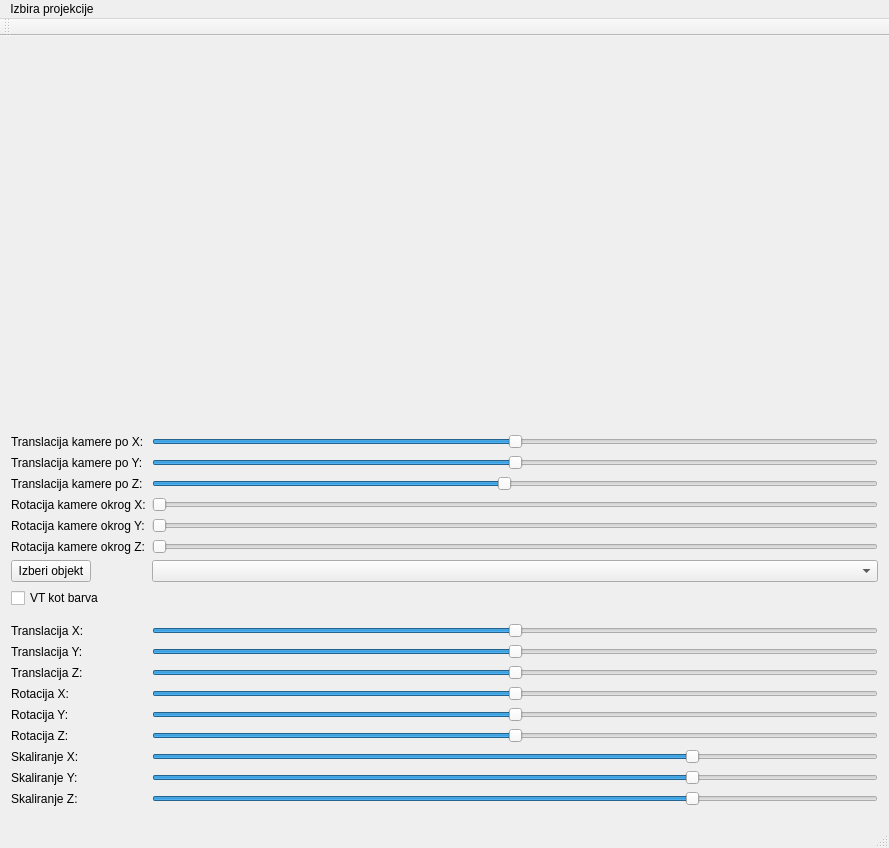
<?xml version="1.0" encoding="UTF-8"?>
<ui version="4.0">
 <class>MainWindow</class>
 <widget class="QMainWindow" name="MainWindow">
  <property name="geometry">
   <rect>
    <x>0</x>
    <y>0</y>
    <width>889</width>
    <height>848</height>
   </rect>
  </property>
  <property name="windowTitle">
   <string>MainWindow</string>
  </property>
  <widget class="QWidget" name="centralWidget">
   <layout class="QVBoxLayout" name="verticalLayout">
    <item>
     <widget class="WidgetOpenGLDraw" name="widget" native="true"/>
    </item>
    <item>
     <layout class="QFormLayout" name="formLayout">
      <property name="sizeConstraint">
       <enum>QLayout::SetDefaultConstraint</enum>
      </property>
      <property name="fieldGrowthPolicy">
       <enum>QFormLayout::AllNonFixedFieldsGrow</enum>
      </property>
      <property name="rowWrapPolicy">
       <enum>QFormLayout::DontWrapRows</enum>
      </property>
      <item row="0" column="0">
       <widget class="QLabel" name="label">
        <property name="text">
         <string>Translacija kamere po X:</string>
        </property>
       </widget>
      </item>
      <item row="0" column="1">
       <widget class="QSlider" name="translacijaX">
        <property name="minimum">
         <number>-50</number>
        </property>
        <property name="maximum">
         <number>50</number>
        </property>
        <property name="orientation">
         <enum>Qt::Horizontal</enum>
        </property>
       </widget>
      </item>
      <item row="1" column="0">
       <widget class="QLabel" name="label_2">
        <property name="text">
         <string>Translacija kamere po Y:</string>
        </property>
       </widget>
      </item>
      <item row="1" column="1">
       <widget class="QSlider" name="translacijaY">
        <property name="minimum">
         <number>-50</number>
        </property>
        <property name="maximum">
         <number>50</number>
        </property>
        <property name="orientation">
         <enum>Qt::Horizontal</enum>
        </property>
       </widget>
      </item>
      <item row="2" column="0">
       <widget class="QLabel" name="label_3">
        <property name="text">
         <string>Translacija kamere po Z:</string>
        </property>
       </widget>
      </item>
      <item row="2" column="1">
       <widget class="QSlider" name="translacijaZ">
        <property name="minimum">
         <number>-99</number>
        </property>
        <property name="maximum">
         <number>99</number>
        </property>
        <property name="value">
         <number>-3</number>
        </property>
        <property name="orientation">
         <enum>Qt::Horizontal</enum>
        </property>
       </widget>
      </item>
      <item row="3" column="0">
       <widget class="QLabel" name="label_4">
        <property name="text">
         <string>Rotacija kamere okrog X:</string>
        </property>
       </widget>
      </item>
      <item row="3" column="1">
       <widget class="QSlider" name="rotacijaX">
        <property name="maximum">
         <number>360</number>
        </property>
        <property name="orientation">
         <enum>Qt::Horizontal</enum>
        </property>
       </widget>
      </item>
      <item row="4" column="0">
       <widget class="QLabel" name="label_5">
        <property name="text">
         <string>Rotacija kamere okrog Y:</string>
        </property>
       </widget>
      </item>
      <item row="4" column="1">
       <widget class="QSlider" name="rotacijaY">
        <property name="maximum">
         <number>360</number>
        </property>
        <property name="orientation">
         <enum>Qt::Horizontal</enum>
        </property>
       </widget>
      </item>
      <item row="5" column="0">
       <widget class="QLabel" name="label_6">
        <property name="text">
         <string>Rotacija kamere okrog Z:</string>
        </property>
       </widget>
      </item>
      <item row="5" column="1">
       <widget class="QSlider" name="rotacijaZ">
        <property name="maximum">
         <number>360</number>
        </property>
        <property name="orientation">
         <enum>Qt::Horizontal</enum>
        </property>
       </widget>
      </item>
      <item row="8" column="0">
       <widget class="Line" name="line_4">
        <property name="orientation">
         <enum>Qt::Horizontal</enum>
        </property>
       </widget>
      </item>
      <item row="6" column="0">
       <widget class="QPushButton" name="btnIzberiObj">
        <property name="text">
         <string>Izberi objekt</string>
        </property>
       </widget>
      </item>
      <item row="6" column="1">
       <widget class="QComboBox" name="cBoxIzbiraZaTranslacijo"/>
      </item>
      <item row="9" column="0">
       <widget class="QLabel" name="lblTranslacijaX">
        <property name="text">
         <string>Translacija X:</string>
        </property>
       </widget>
      </item>
      <item row="10" column="0">
       <widget class="QLabel" name="lblTranslacijaY">
        <property name="text">
         <string>Translacija Y:</string>
        </property>
       </widget>
      </item>
      <item row="11" column="0">
       <widget class="QLabel" name="lblTranslacijaZ">
        <property name="text">
         <string>Translacija Z:</string>
        </property>
       </widget>
      </item>
      <item row="9" column="1">
       <widget class="QSlider" name="hSxTO">
        <property name="minimum">
         <number>-100</number>
        </property>
        <property name="maximum">
         <number>100</number>
        </property>
        <property name="orientation">
         <enum>Qt::Horizontal</enum>
        </property>
       </widget>
      </item>
      <item row="10" column="1">
       <widget class="QSlider" name="hSyTO">
        <property name="minimum">
         <number>-100</number>
        </property>
        <property name="maximum">
         <number>100</number>
        </property>
        <property name="orientation">
         <enum>Qt::Horizontal</enum>
        </property>
       </widget>
      </item>
      <item row="11" column="1">
       <widget class="QSlider" name="hSzTO">
        <property name="minimum">
         <number>-100</number>
        </property>
        <property name="maximum">
         <number>100</number>
        </property>
        <property name="orientation">
         <enum>Qt::Horizontal</enum>
        </property>
       </widget>
      </item>
      <item row="12" column="0">
       <widget class="QLabel" name="label_7">
        <property name="text">
         <string>Rotacija X:</string>
        </property>
       </widget>
      </item>
      <item row="13" column="0">
       <widget class="QLabel" name="label_8">
        <property name="text">
         <string>Rotacija Y:</string>
        </property>
       </widget>
      </item>
      <item row="14" column="0">
       <widget class="QLabel" name="label_9">
        <property name="text">
         <string>Rotacija Z:</string>
        </property>
       </widget>
      </item>
      <item row="12" column="1">
       <widget class="QSlider" name="hSxRO">
        <property name="minimum">
         <number>-360</number>
        </property>
        <property name="maximum">
         <number>360</number>
        </property>
        <property name="value">
         <number>0</number>
        </property>
        <property name="orientation">
         <enum>Qt::Horizontal</enum>
        </property>
       </widget>
      </item>
      <item row="13" column="1">
       <widget class="QSlider" name="hSyRO">
        <property name="minimum">
         <number>-360</number>
        </property>
        <property name="maximum">
         <number>360</number>
        </property>
        <property name="orientation">
         <enum>Qt::Horizontal</enum>
        </property>
       </widget>
      </item>
      <item row="14" column="1">
       <widget class="QSlider" name="hSzRO">
        <property name="minimum">
         <number>-360</number>
        </property>
        <property name="maximum">
         <number>360</number>
        </property>
        <property name="orientation">
         <enum>Qt::Horizontal</enum>
        </property>
       </widget>
      </item>
      <item row="15" column="0">
       <widget class="QLabel" name="label_10">
        <property name="text">
         <string>Skaliranje X:</string>
        </property>
       </widget>
      </item>
      <item row="16" column="0">
       <widget class="QLabel" name="label_11">
        <property name="text">
         <string>Skaliranje Y:</string>
        </property>
       </widget>
      </item>
      <item row="17" column="0">
       <widget class="QLabel" name="label_12">
        <property name="text">
         <string>Skaliranje Z:</string>
        </property>
       </widget>
      </item>
      <item row="15" column="1">
       <widget class="QSlider" name="hSxSO">
        <property name="minimum">
         <number>-100</number>
        </property>
        <property name="maximum">
         <number>100</number>
        </property>
        <property name="singleStep">
         <number>1</number>
        </property>
        <property name="value">
         <number>50</number>
        </property>
        <property name="orientation">
         <enum>Qt::Horizontal</enum>
        </property>
       </widget>
      </item>
      <item row="16" column="1">
       <widget class="QSlider" name="hSySO">
        <property name="minimum">
         <number>-100</number>
        </property>
        <property name="maximum">
         <number>100</number>
        </property>
        <property name="value">
         <number>50</number>
        </property>
        <property name="orientation">
         <enum>Qt::Horizontal</enum>
        </property>
       </widget>
      </item>
      <item row="17" column="1">
       <widget class="QSlider" name="hSzSO">
        <property name="minimum">
         <number>-100</number>
        </property>
        <property name="maximum">
         <number>100</number>
        </property>
        <property name="value">
         <number>50</number>
        </property>
        <property name="orientation">
         <enum>Qt::Horizontal</enum>
        </property>
       </widget>
      </item>
      <item row="7" column="0">
       <widget class="QCheckBox" name="cBox">
        <property name="text">
         <string>VT kot barva</string>
        </property>
       </widget>
      </item>
     </layout>
    </item>
   </layout>
  </widget>
  <widget class="QMenuBar" name="menuBar">
   <property name="geometry">
    <rect>
     <x>0</x>
     <y>0</y>
     <width>889</width>
     <height>26</height>
    </rect>
   </property>
   <widget class="QMenu" name="menuTest">
    <property name="title">
     <string>Izbira projekcije</string>
    </property>
    <addaction name="actionPerspektivna"/>
    <addaction name="actionParalelna"/>
   </widget>
   <addaction name="menuTest"/>
  </widget>
  <widget class="QToolBar" name="mainToolBar">
   <attribute name="toolBarArea">
    <enum>TopToolBarArea</enum>
   </attribute>
   <attribute name="toolBarBreak">
    <bool>false</bool>
   </attribute>
  </widget>
  <widget class="QStatusBar" name="statusBar"/>
  <action name="actionPerspektivna">
   <property name="text">
    <string>Perspektivna</string>
   </property>
  </action>
  <action name="actionParalelna">
   <property name="text">
    <string>Paralelna</string>
   </property>
  </action>
 </widget>
 <layoutdefault spacing="6" margin="11"/>
 <customwidgets>
  <customwidget>
   <class>WidgetOpenGLDraw</class>
   <extends>QWidget</extends>
   <header location="global">widgetopengldraw.h</header>
   <container>1</container>
  </customwidget>
 </customwidgets>
 <resources/>
 <connections/>
</ui>
